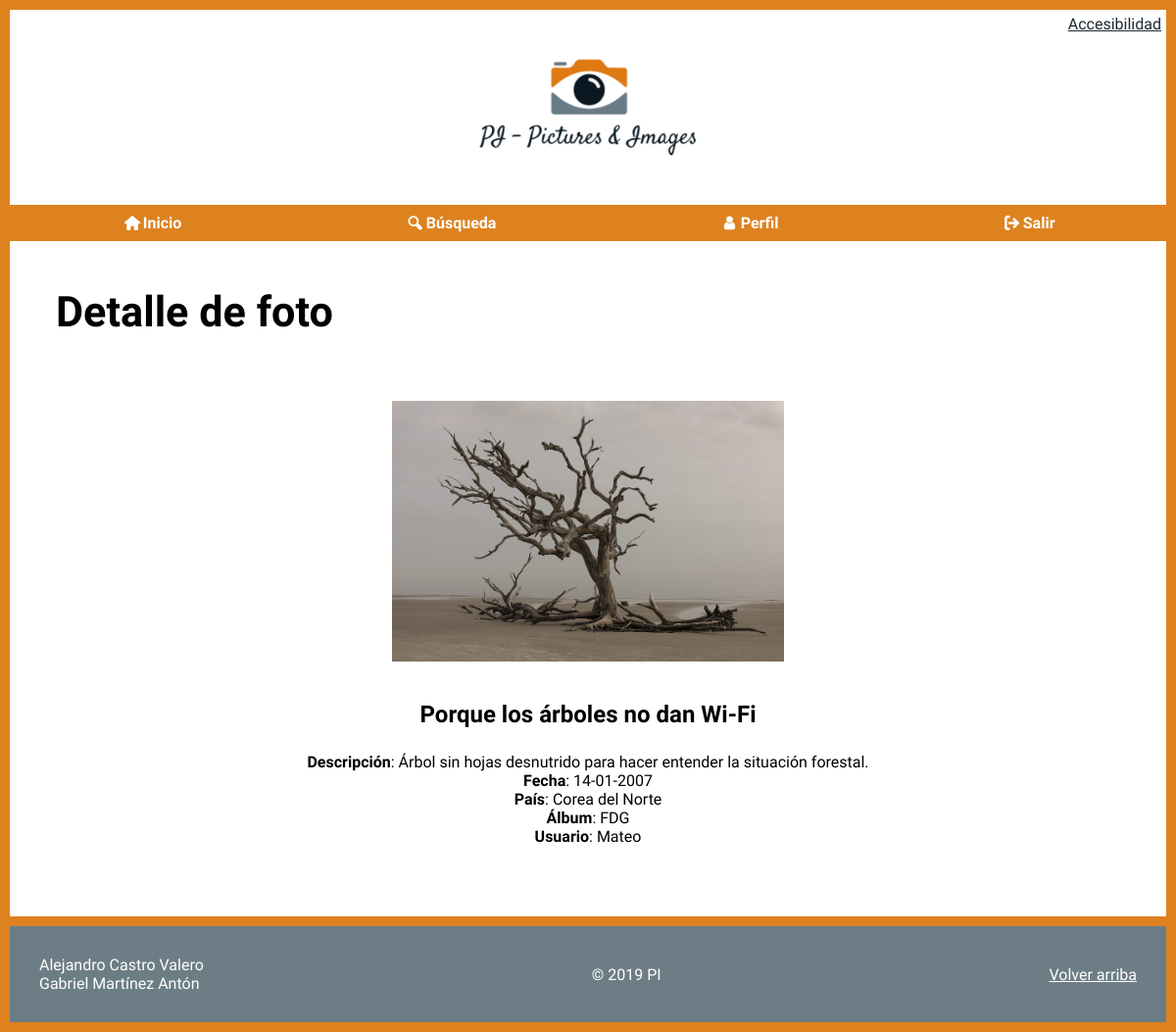
/detalle.php?id=1 (signed in), run on the app's committed database.
### tables this page shows
create table `FOTOS` (
    `IdFoto` int not null auto_increment,
    `Titulo` text not null,
    `Descripcion` text not null,
    `Fecha` date,
    `Pais` int,
    `Album` int not null,
    `Fichero` text not null,
    `Alternativo` text not null,
    `FRegistro` datetime not null,
    constraint `PK_paises` primary key (`IdFoto`),
    constraint `FK_Pais2` foreign key (`Pais`) references `PAISES` (`IdPais`),
    constraint `FK_Album` foreign key (`Album`) references `ALBUMES` (`IdAlbum`)
);

create table `PAISES` (
    `IdPais` int not null auto_increment,
    `NomPais` text not null,
    constraint `PK_paises` primary key (`IdPais`)
);

create table `ALBUMES` (
    `IdAlbum` int not null auto_increment,
    `Titulo` text not null,
    `Descripcion` text not null,
    `Usuario` int not null,
    constraint `PK_paises` primary key (`IdAlbum`),
    constraint `FK_Usuario` foreign key (`Usuario`) references `USUARIOS` (`IdUsuario`)
);

create table `USUARIOS` (
    `IdUsuario` int not null auto_increment,
    `NomUsuario` text(15) not null unique,
    `Clave` text(15) not null not null,
    `Email` text not null,
    `Sexo` smallint not null,
    `FNacimiento` date not null,
    `Ciudad` text not null,
    `Pais` int not null,
    `Foto` text not null,
    `FRegistro` datetime not null,
    `Estilo` int not null,
    constraint `PK_usuarios` primary key (`IdUsuario`),
    constraint `FK_Pais` foreign key (`Pais`) references `PAISES` (`IdPais`),
    constraint `FK_Estilos` foreign key (`Estilo`) references `ESTILOS` (`IdEstilo`)
);

### detalle.php (the view, shortened to what this page needs)
<?php
    if (isset($_SESSION["logueado"])) {
        require_once("head.php");
        require_once("header.php");
        $id = $_GET['id'];
        include("conexionBD.php");
        $sentencia = "SELECT f.Fichero, f.Alternativo, f.Titulo, f.Descripcion, f.Fecha, p.NomPais, a.Titulo AS TAlbum, u.NomUsuario
            FROM fotos f LEFT JOIN paises p ON p.IdPais=f.Pais
            JOIN albumes a ON a.IdAlbum=f.Album
            JOIN usuarios u ON u.IdUsuario=a.Usuario
            WHERE f.IdFoto = ?";
        $mysqli = $conexion->prepare($sentencia);
        $mysqli->bind_param('i', $id);
        if (!$mysqli->execute()) {
            echo '<p>Error al obtener la foto de la BD' .$conexion->connect_error. '</p>';
            exit;
        }
        $resultado = $mysqli->get_result();
        if ($resultado->num_rows) {
            $fila = $resultado->fetch_object();
            echo "<main>
                <section>
                    <h1>Detalle de foto</h1>
                    <section class='printCentro'>";
            echo "
            <img width='400' src='$fila->Fichero' alt='$fila->Alternativo'>
            <h2>$fila->Titulo</h2>
            <p><b>Descripción</b>: $fila->Descripcion</p>";
            if (isset($fila->Fecha)) {
                $fecha = explode("-", $fila->Fecha);
                echo "<p><b>Fecha</b>: $fecha[2]-$fecha[1]-$fecha[0]</p>";
            } else {
                echo "<p><b>Fecha</b>: No consta</p>";
            }
            if (isset($fila->NomPais)) {
                echo "<p><b>País</b>: $fila->NomPais</p>";
            } else {
                echo "<p><b>País</b>: No consta</p>";
            }
            echo "
            <p><b>Álbum</b>: $fila->TAlbum</p>
            <p><b>Usuario</b>: $fila->NomUsuario</p>";
            echo "</section></section></main>";
        } else {
            echo "<p style='margin: 145px auto;'>Esta foto no existe en la Base de Datos.</p>";
        }
        require_once("footer.php");
    } else {
        $host = $_SERVER['HTTP_HOST'];
		$uri  = rtrim(dirname($_SERVER['PHP_SELF']), '/\\');
		$extra = 'index.php?fallo=2';
        header("Location: http://$host$uri/$extra");
    }
?>

### css/style.css (style rules this page uses)
:root { --color1: #de8220; --color2: #6d7d85; --color3: #1a2830; }
* { box-sizing: border-box; padding: 0; margin: 0; }
body { margin: 10px; background-color: var(--color1); font-family: 'Imprima', sans-serif; }
main { background-color: #fff; margin-bottom: 10px; padding-bottom: 45px; }
main > section { padding: 22px; }
main > section > h1 { font-size: 2.7em; margin: 25px 25px 60px 25px; font-family: 'Satisfy', sans-serif; }
main > section { position: relative; }
section>section { display: flex; flex-direction: column; justify-content: center; align-items: center; padding: 5px; }
section>section:last-child>h2 { margin: 40px auto 25px auto; }

### css/print.css (style rules this page uses)
body, main,h2,h3,p,h1, label { font-family: sans-serif; font-size: 12pt; color: #000; }
* { background-color: #fff; }
img { -webkit-filter: grayscale(100%); filter: grayscale(100%); width: 150pt; }
main::after { content: 'http://localhost/DAW/practica05/index.html © 2019 PI'; display: block; text-align: center; border-top: 1pt solid black; border-bottom: 1pt solid black; padding: 2pt; font-size: 12pt; page-break-after: avoid; }
main>section>h1 { font-family: sans-serif; font-size: 20pt; margin: 0; }
p { font-size: 12pt; }
.printCentro { margin-top: 150pt; }
.printCentro>img { width: 300pt; }
.printCentro>h2 { font-size: 20pt; }

### data on the page
fotos: Fichero (picture), Titulo "Porque los árboles no dan Wi-Fi", Descripcion "Árbol sin hojas desnutrido para hacer entender la situación forestal.", Fecha "14", Fecha "01", Fecha "2007", paises.NomPais "Corea del Norte", albumes.Titulo "FDG", usuarios.NomUsuario "Mateo"
